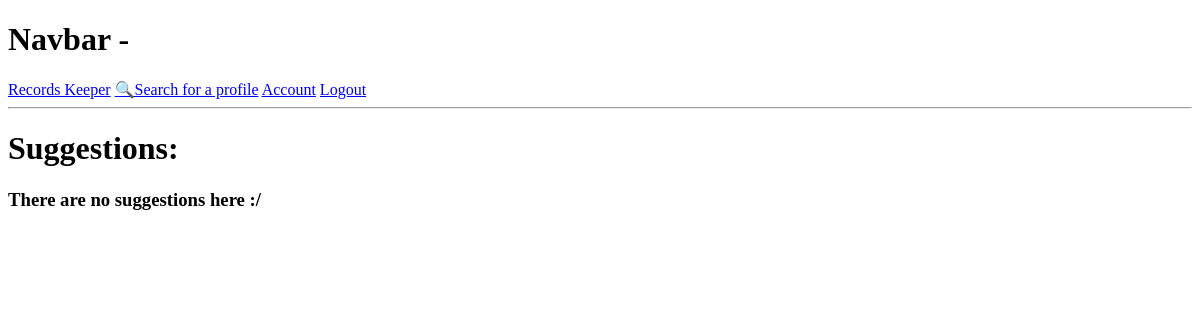
Page /view-suggestions/bf2351a9-65b0-4083-9633-ee5d5f02212a/ (signed in) on the earlier database version.
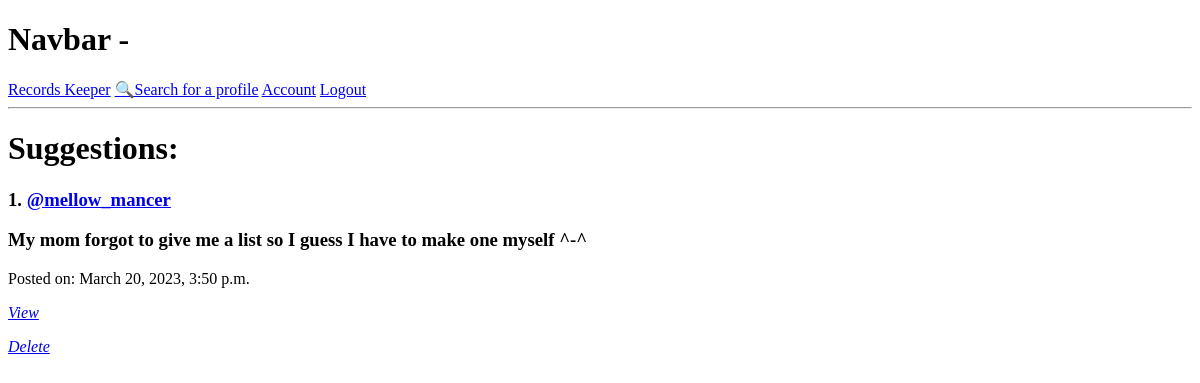
Same page on the later database version.
### tables/models.py (models this page shows, shortened)
class Suggestion(models.Model):
    owner=models.ForeignKey(Profile, on_delete=models.CASCADE, null=True, blank=True)
    table_name=models.ForeignKey(Table, on_delete=models.CASCADE, null=True, blank=True)
    desc=models.TextField("Description",null=True, blank=True)
    col1=models.TextField("Column 1",null=True, blank=True)
    col2=models.TextField("Column 2",null=True, blank=True)
    col3=models.TextField("Column 3",null=True, blank=True)
    col4=models.TextField("Column 4",null=True, blank=True)
    col5=models.TextField("Column 5",null=True, blank=True)
    is_read=models.BooleanField(default=False)
    total=models.IntegerField(default=0, null=True, blank=True)
    created=models.DateTimeField(auto_now_add=True)
    id = models.UUIDField(primary_key=True, default=uuid.uuid4, editable=False)
    class Meta:
        ordering = ['-created']

### users/models.py (models this page shows)
class Profile(models.Model):
    user=models.OneToOneField(User, on_delete=models.CASCADE, null=True, blank=True)
    name=models.CharField(max_length=200, null=True, blank=True)
    email=models.EmailField(max_length=500, null=True, blank=True)
    short_intro= models.TextField(max_length=500, null=True, blank=True)
    username=models.CharField(max_length=200, null=True, blank=True)
    profile_image=models.ImageField(upload_to="images/", default="profiles/user-default.png", null=True, blank=True)
    created=models.DateTimeField(auto_now_add=True)
    id=models.UUIDField(default=uuid.uuid4, unique=True, primary_key=True, editable=False)
    def __str__(self):
        return str(self.user.username)

### tables/views.py (the view)
# urls.py: path("view-suggestions/<str:pk>/", views.viewSuggestions, name="view-suggestions"),
@login_required(login_url="login")
def viewSuggestions(request, pk):
    table=Table.objects.get(id=pk)
    suggestions=table.suggestion_set.all()
    count=suggestions.exclude(desc__isnull=True).count()
    context={"table":table, "sug":suggestions, "count":count}
    return render(request, "tables/view-suggestions.html", context)

### tables/templates/tables/view-suggestions.html (shortened to what this page needs)
{% extends 'main.html' %}
{% block content %}
<h1>Suggestions:</h1>
{% if sug.count != 0 %}
{% for s in sug %}
{% if request.user.profile == s.table_name.owner or request.user.profile == s.owner %}
<h3>{{forloop.counter}}. <a href="{% url 'user-profile' s.owner.id %}">@{{s.owner}}</a></h3>
{% if s.desc %}
<h3>{{s.desc|slice:100}}</h3>
{% endif %}
<p>Posted on: {{s.created}}</p>
<p><a href="{% url 'view-suggestion' s.id %}"><i class="fa fa-eye" aria-hidden="true">View</i></a></p>
<p><a href="{% url 'delete-suggestion' s.id %}"><i class="fa fa-eye" aria-hidden="true">Delete</i></a></p>
{% endif %}
{% endfor %}
{% else %}
<h3>There are no suggestions here :/</h3>
{% endif %}
{% endblock %}

Differences in the rows shown:
added Suggestion: owner "mellow_mancer", desc "My mom forgot to give me a list so I guess I have to make one myself ^-^", created "March 20, 2023, 3:50 p.m."
Other differences:
text no longer shown: "There are no suggestions here :/"
